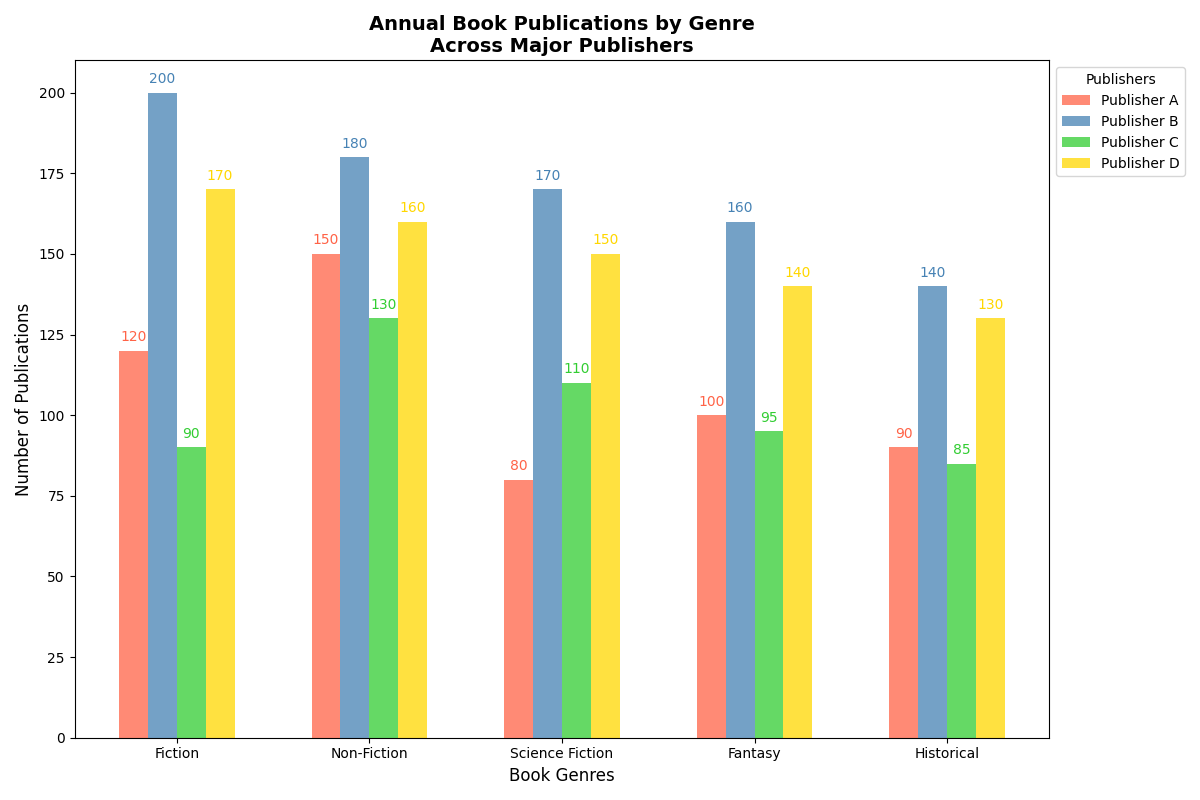

Python code for this plot:
import matplotlib.pyplot as plt
import numpy as np

# Setting the stage for the chart's backstory
# Backstory: The data represents the annual publication counts of different genres of books
# by four major publishers over the past five years. This visual representation will provide insights
# into the genre preferences of these publishers.

# Publishers and genres
publishers = ['Publisher A', 'Publisher B', 'Publisher C', 'Publisher D']
genres = ['Fiction', 'Non-Fiction', 'Science Fiction', 'Fantasy', 'Historical']

# Publication data for five years (Year 1-5)
data = np.array([
    [120, 150, 80, 100, 90],     # Publisher A
    [200, 180, 170, 160, 140],   # Publisher B
    [90, 130, 110, 95, 85],      # Publisher C
    [170, 160, 150, 140, 130]    # Publisher D
])

# Years
years = ['Year 1', 'Year 2', 'Year 3', 'Year 4', 'Year 5']

# Plotting the data

fig, ax = plt.subplots(figsize=(12, 8))

# Number of bars per group
num_years = len(years)
num_publishers = data.shape[0]

# Bar widths and positions
bar_width = 0.15
positions = np.arange(len(genres))

# Colors for publishers
colors = ['#FF6347', '#4682B4', '#32CD32', '#FFD700']

# Plot bar groups for each year
for idx, (publisher, color) in enumerate(zip(publishers, colors)):
    bar_positions = positions + idx * bar_width
    ax.bar(bar_positions, data[idx], width=bar_width, color=color, label=publisher, alpha=0.75)

# Customizing the plot
ax.set_xlabel('Book Genres', fontsize=12)
ax.set_ylabel('Number of Publications', fontsize=12)
ax.set_title('Annual Book Publications by Genre\nAcross Major Publishers', fontsize=14, fontweight='bold')
ax.set_xticks(positions + bar_width * (num_publishers - 1) / 2)
ax.set_xticklabels(genres)

# Adding a legend
ax.legend(title='Publishers', loc='upper left', bbox_to_anchor=(1, 1), fontsize=10)

# Adding data labels above the bars
for idx, (publisher, color) in enumerate(zip(publishers, colors)):
    bar_positions = positions + idx * bar_width
    for x, y in zip(bar_positions, data[idx]):
        plt.text(x, y + 2, y, ha='center', va='bottom', fontsize=10, color=color)

# Automatically adjust the layout
plt.tight_layout()

# Display the plot
plt.show()
